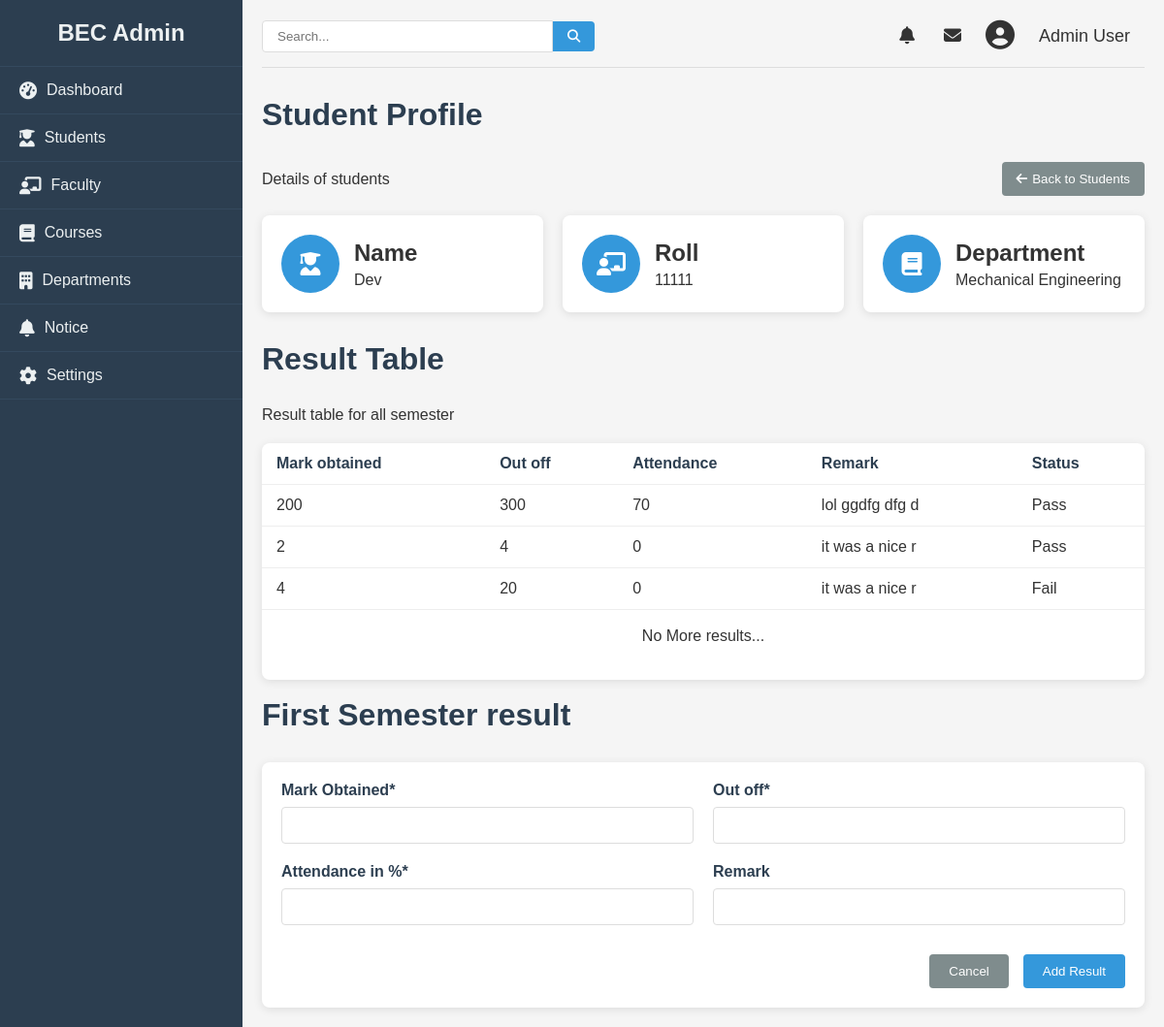
Page /admin/addresult/2 on the earlier database version.
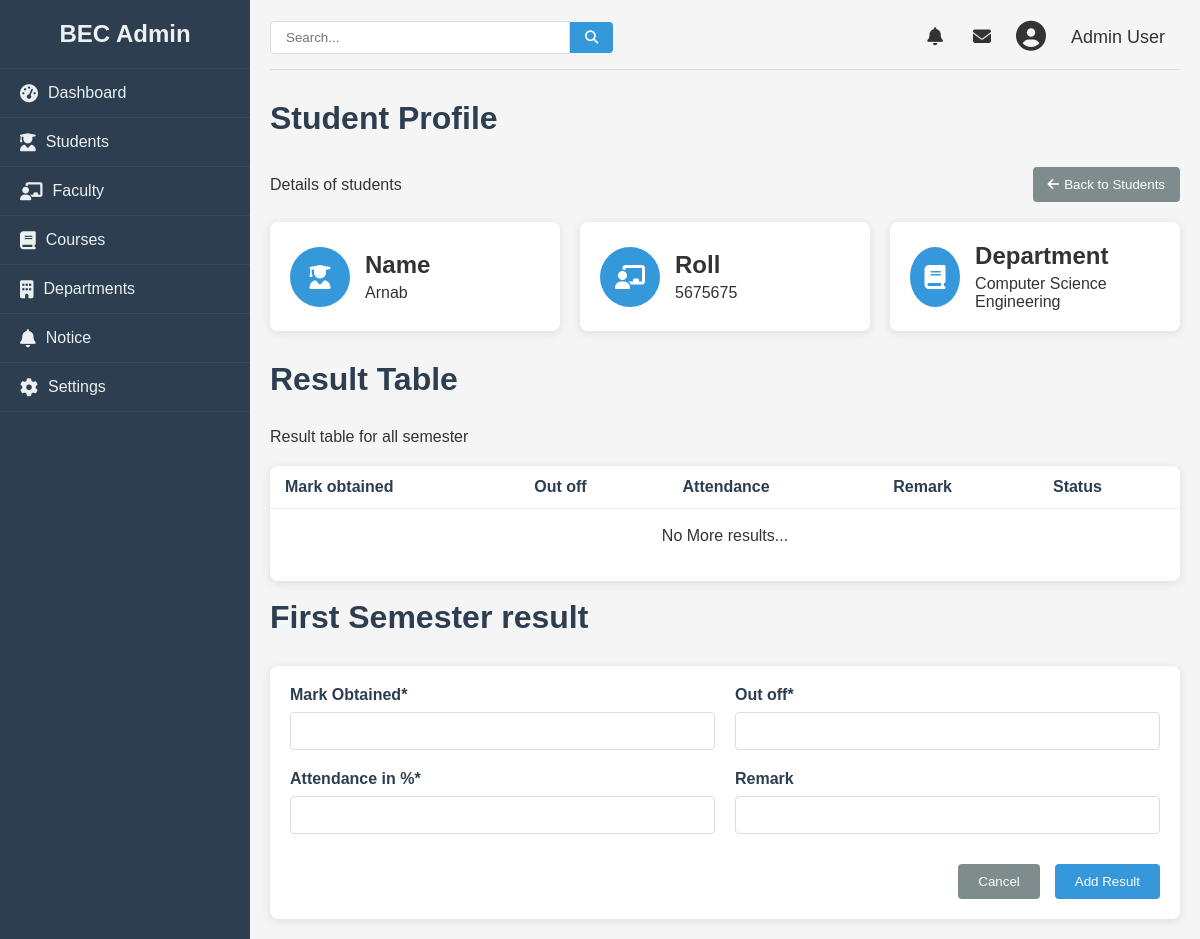
Same page on the later database version.
### college/model.py (models this page shows, shortened)
class Student(db.Model):
    id = db.Column(db.Integer, primary_key=True)
    name = db.Column(db.String(100), nullable=False)
    roll = db.Column(db.Integer, nullable=False)
    email = db.Column(db.String(100), unique=True, nullable=False)
    phone = db.Column(db.Integer, nullable=False)
    semester = db.Column(db.Integer, db.ForeignKey('semester.id'), nullable=False)
    dob = db.Column(db.Date, nullable=False)
    gender = db.Column(db.String, nullable=False)
    department = db.Column(db.String, nullable=False)
    address = db.Column(db.String, nullable=False)

class Result(db.Model):
    id = db.Column(db.Integer, primary_key=True)
    mark = db.Column(db.Integer, nullable=False)
    outoff = db.Column(db.Integer, nullable=False)
    attendance = db.Column(db.Integer, nullable=False)
    remark = db.Column(db.String(100), nullable=True)
    student_id = db.Column(db.Integer, db.ForeignKey('student.id'), nullable=False)
    semester = db.Column(db.String(100), nullable=False)
    status = db.Column(db.Boolean, nullable=False)

### college/admin/addroute.py (the view, shortened to what this page needs)
@app.route("/admin/addresult/<id>", methods = ["GET", "POST"])
def addresult(id):
    student = Student.query.get(id)
    result = Result.query.filter_by(student_id=id)
    if not result:
        result = None
    return render_template("addresult.html", student=student, result = result)

### college/admin/templates/addresult.html (shortened to what the changed rows need)
{% from "macro/cmsnav.html" import cmsnav%}
{%extends "admbase.html"%}
{%block head%}
<link rel="stylesheet" href="{{url_for('static', filename='css/styles.css')}}">
<link rel="stylesheet" href="https://cdnjs.cloudflare.com/ajax/libs/font-awesome/6.4.0/css/all.min.css">
{%endblock%}
{%block content%}
<div class="container" w-tid="21">
    {{cmsnav()}}
    <main class="main-content" w-tid="111">
        <div id="dashboard-page" class="content-section" w-tid="139">
            <div class="dashboard" w-tid="141">
                <h1 w-tid="143">Student Profile</h1>
                <div class="stats-cards" w-tid="145">
                    <div class="stat-card" w-tid="147">
                        <div class="stat-details" w-tid="153">
                            <h3 w-tid="155">Name</h3>
                            <p w-tid="157">{{student.name |title}}</p>
                        </div>
                    </div>
                    <div class="stat-card" w-tid="159">
                        <div class="stat-details" w-tid="165">
                            <h3 w-tid="167">Roll</h3>
                            <p w-tid="169">{{student.roll}}</p>
                        </div>
                    </div>
                    <div class="stat-card" w-tid="171">
                        <div class="stat-details" w-tid="177">
                            <h3 w-tid="179">Department</h3>
                            <p w-tid="181">{{student.department }}</p>
                        </div>
                    </div>
                </div>
                <h1 w-tid="143">Result Table</h1>
                <div class="students-table" w-tid="415">
                    <table w-tid="417">
                        <thead w-tid="419">
                            <tr w-tid="421">
                                <th w-tid="425">Mark obtained</th>
                                <th w-tid="427">Out off</th>
                                <th w-tid="425">Attendance</th>
                                <th w-tid="429">Remark</th>
                                <th w-tid="433">Status</th>
                            </tr>
                        </thead>
                        <tbody w-tid="439">
                            <tr w-tid="441">
                                <td w-tid="445">{{result.mark}}</td>
                                <td w-tid="447">{{result.outoff}}</td>
                                <td w-tid="449">{{result.attendance}}</td>
                                <td w-tid="451">{{result.remark}}</td>
                                {%if result.status%}
                                <td w-tid="453">Pass</td>
                                {% else %}
                                <td w-tid="453">Fail</td>
                                {% endif %}
                            </tr>
                        </tbody>
                    </table>
                    {%if not result.id%}
                    <br>
                    <p style="text-align: center;">No More results...</p> <br><br>
                    {% endif %}
                </div>
                <br>
                <h1 w-tid="357">{{student.semester_.name}} result</h1>
            </div>
        </div>
    </main>
</div>
{%endblock%}

Differences in the rows shown:
removed Result: mark "200", outoff "300", attendance "70", remark "lol ggdfg dfg d", status "Pass"
removed Result: mark "2", outoff "4", attendance "0", remark "it was a nice r", status "Pass"
removed Result: mark "4", outoff "20", attendance "0", remark "it was a nice r", status "Fail"
changed Student: name "Dev" → "Arnab"; roll "11111" → "5675675"; department "Mechanical Engineering" → "Computer Science Engineering"
